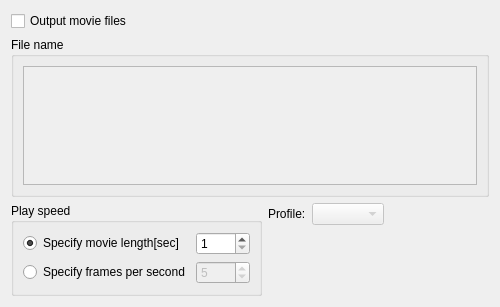
<?xml version="1.0" encoding="UTF-8"?>
<ui version="4.0">
 <class>ContinuousSnapshotMoviePropertyPage</class>
 <widget class="QWizardPage" name="ContinuousSnapshotMoviePropertyPage">
  <property name="geometry">
   <rect>
    <x>0</x>
    <y>0</y>
    <width>500</width>
    <height>307</height>
   </rect>
  </property>
  <property name="windowTitle">
   <string>WizardPage</string>
  </property>
  <property name="title">
   <string>Movie Properties</string>
  </property>
  <property name="subTitle">
   <string>Please specify the properties of output files.</string>
  </property>
  <layout class="QVBoxLayout" name="verticalLayout_3" stretch="0,1,0">
   <item>
    <widget class="QCheckBox" name="movieCheckBox">
     <property name="text">
      <string>Output movie files</string>
     </property>
    </widget>
   </item>
   <item>
    <widget class="QGroupBox" name="filenameGroupBox">
     <property name="title">
      <string>File name</string>
     </property>
     <layout class="QVBoxLayout" name="verticalLayout">
      <item>
       <widget class="QTableWidget" name="filenameTableWidget">
        <property name="enabled">
         <bool>false</bool>
        </property>
        <property name="editTriggers">
         <set>QAbstractItemView::DoubleClicked|QAbstractItemView::EditKeyPressed</set>
        </property>
        <property name="columnCount">
         <number>0</number>
        </property>
        <attribute name="horizontalHeaderCascadingSectionResizes">
         <bool>false</bool>
        </attribute>
        <attribute name="horizontalHeaderDefaultSectionSize">
         <number>100</number>
        </attribute>
        <attribute name="horizontalHeaderStretchLastSection">
         <bool>true</bool>
        </attribute>
        <attribute name="verticalHeaderCascadingSectionResizes">
         <bool>false</bool>
        </attribute>
        <attribute name="verticalHeaderMinimumSectionSize">
         <number>16</number>
        </attribute>
       </widget>
      </item>
     </layout>
    </widget>
   </item>
   <item>
    <layout class="QHBoxLayout" name="horizontalLayout_2">
     <item>
      <widget class="QGroupBox" name="groupBox">
       <property name="title">
        <string>Play speed</string>
       </property>
       <layout class="QGridLayout" name="gridLayout">
        <item row="0" column="0">
         <widget class="QRadioButton" name="lengthRadioButton">
          <property name="text">
           <string>Specify movie length[sec]</string>
          </property>
          <property name="checked">
           <bool>true</bool>
          </property>
         </widget>
        </item>
        <item row="0" column="1">
         <widget class="QSpinBox" name="lengthSpinBox">
          <property name="minimum">
           <number>1</number>
          </property>
          <property name="maximum">
           <number>3600</number>
          </property>
         </widget>
        </item>
        <item row="1" column="0">
         <widget class="QRadioButton" name="fpsRadioButton">
          <property name="text">
           <string>Specify frames per second</string>
          </property>
         </widget>
        </item>
        <item row="1" column="1">
         <widget class="QSpinBox" name="fpsSpinBox">
          <property name="enabled">
           <bool>false</bool>
          </property>
          <property name="minimum">
           <number>1</number>
          </property>
          <property name="maximum">
           <number>30</number>
          </property>
          <property name="value">
           <number>5</number>
          </property>
         </widget>
        </item>
       </layout>
      </widget>
     </item>
     <item>
      <layout class="QVBoxLayout" name="verticalLayout_2">
       <item>
        <layout class="QHBoxLayout" name="horizontalLayout">
         <item>
          <widget class="QLabel" name="profileLabel">
           <property name="text">
            <string>Profile:</string>
           </property>
          </widget>
         </item>
         <item>
          <widget class="QComboBox" name="profileComboBox">
           <property name="enabled">
            <bool>false</bool>
           </property>
          </widget>
         </item>
        </layout>
       </item>
       <item>
        <spacer name="verticalSpacer">
         <property name="orientation">
          <enum>Qt::Vertical</enum>
         </property>
         <property name="sizeHint" stdset="0">
          <size>
           <width>20</width>
           <height>40</height>
          </size>
         </property>
        </spacer>
       </item>
      </layout>
     </item>
     <item>
      <spacer name="horizontalSpacer">
       <property name="orientation">
        <enum>Qt::Horizontal</enum>
       </property>
       <property name="sizeHint" stdset="0">
        <size>
         <width>40</width>
         <height>20</height>
        </size>
       </property>
      </spacer>
     </item>
    </layout>
   </item>
  </layout>
 </widget>
 <resources/>
 <connections>
  <connection>
   <sender>movieCheckBox</sender>
   <signal>toggled(bool)</signal>
   <receiver>filenameTableWidget</receiver>
   <slot>setEnabled(bool)</slot>
   <hints>
    <hint type="sourcelabel">
     <x>58</x>
     <y>16</y>
    </hint>
    <hint type="destinationlabel">
     <x>71</x>
     <y>98</y>
    </hint>
   </hints>
  </connection>
  <connection>
   <sender>movieCheckBox</sender>
   <signal>toggled(bool)</signal>
   <receiver>profileComboBox</receiver>
   <slot>setEnabled(bool)</slot>
   <hints>
    <hint type="sourcelabel">
     <x>191</x>
     <y>20</y>
    </hint>
    <hint type="destinationlabel">
     <x>359</x>
     <y>240</y>
    </hint>
   </hints>
  </connection>
  <connection>
   <sender>lengthRadioButton</sender>
   <signal>toggled(bool)</signal>
   <receiver>lengthSpinBox</receiver>
   <slot>setEnabled(bool)</slot>
   <hints>
    <hint type="sourcelabel">
     <x>122</x>
     <y>254</y>
    </hint>
    <hint type="destinationlabel">
     <x>199</x>
     <y>254</y>
    </hint>
   </hints>
  </connection>
  <connection>
   <sender>fpsRadioButton</sender>
   <signal>toggled(bool)</signal>
   <receiver>fpsSpinBox</receiver>
   <slot>setEnabled(bool)</slot>
   <hints>
    <hint type="sourcelabel">
     <x>120</x>
     <y>274</y>
    </hint>
    <hint type="destinationlabel">
     <x>202</x>
     <y>282</y>
    </hint>
   </hints>
  </connection>
 </connections>
</ui>
